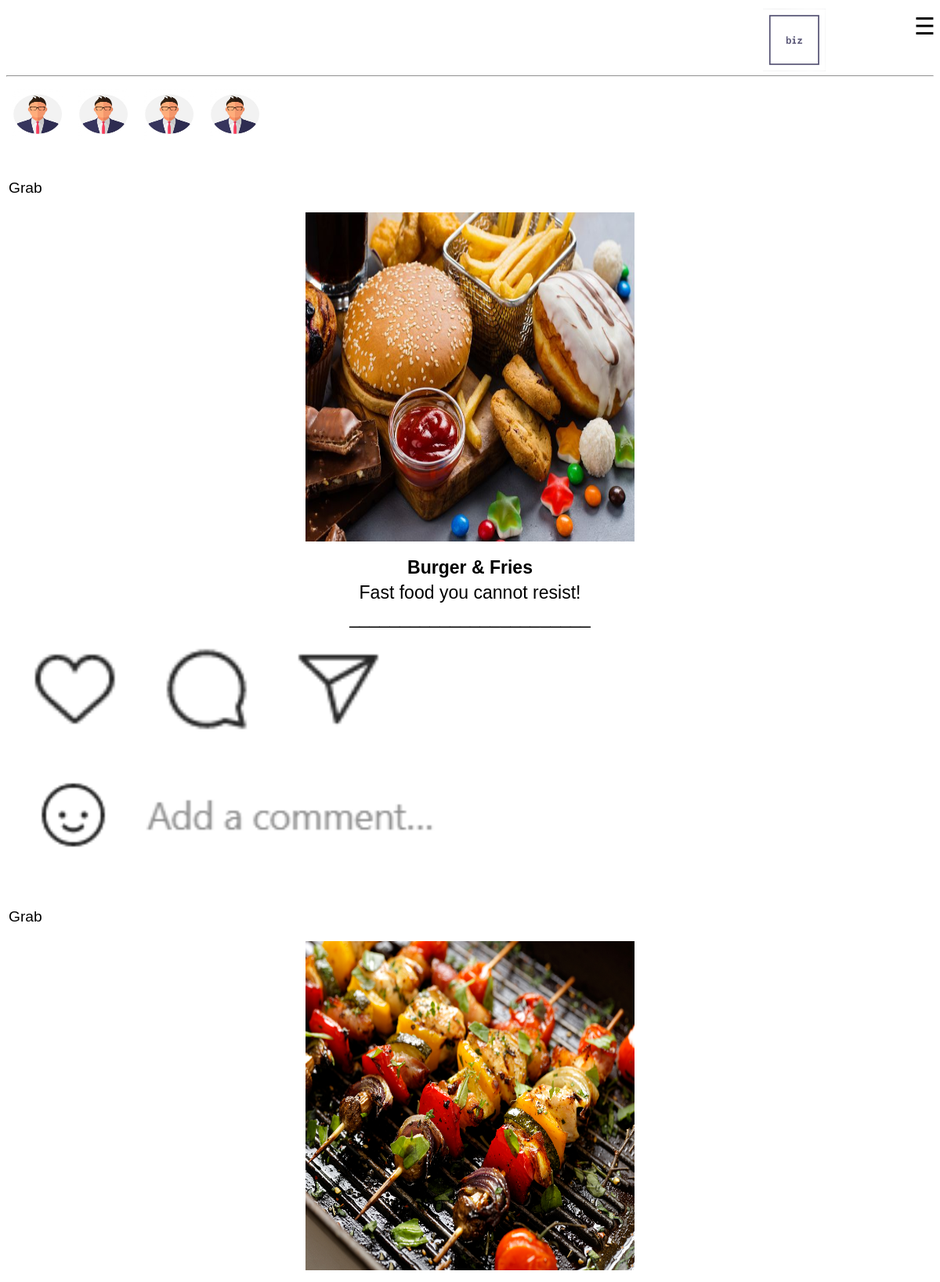
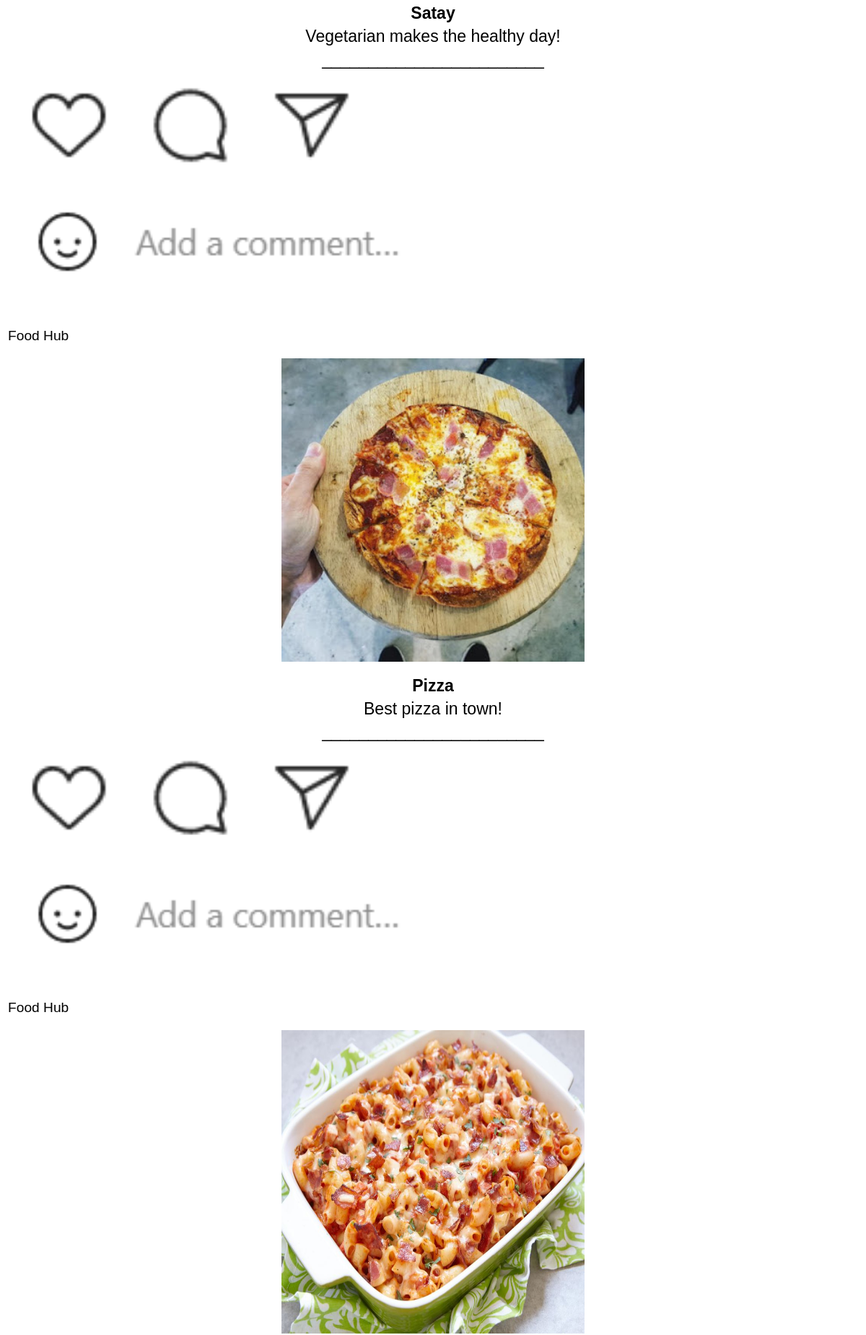
Page /customer/home.php (upper part) on the committed database (2 pictures, top to bottom).
### tables this page shows
CREATE TABLE `items` (
  `id` int(11) NOT NULL,
  `itemName` varchar(100) NOT NULL,
  `info` varchar(1000) NOT NULL,
  `picture` text DEFAULT NULL,
  `business` varchar(100) NOT NULL,
  `registration_date` datetime DEFAULT current_timestamp()
);

### customer/dbcontroller1.php (called while the page is built, shortened)
<?php
class DBController {
	private $host = "localhost";
	private $user = "root";
	private $password = "";
	private $database = "biz";
	function connectDB() {
		$conn = mysqli_connect($this->host,$this->user,$this->password,$this->database);
		return $conn;
	}
	function runQuery($query) {
		$result = mysqli_query($this->connectDB(), $query);
		while($row=mysqli_fetch_assoc($result)) {
			$resultset[] = $row;
		}
		if(!empty($resultset))
			return $resultset;
	}
}
?>

### customer/home.php (the view, shortened to what this page needs)
<!DOCTYPE html>
<html lang="en">
<head>
    <link rel="stylesheet" type="text/css" href="../style/style.css">
    <div class="header">
        <div class="logo">
            <img src="../style/logo.png" class="logoImg">
        </div>
        <div class="nav">
        <span style="font-size:30px; cursor:pointer;" onclick="openNav()">&#9776; </span>
        </div>
    </div>
    <hr>
</head>
<body>
<div class="story">
    <div>
        <a href="demo.php"><img src="../style/profileSample.jpg" class="profile"></a>
        <a href="demo.php"><img src="../style/profileSample.jpg" class="profile"></a>
        <a href="demo.php"><img src="../style/profileSample.jpg" class="profile"></a>
        <a href="demo.php"><img src="../style/profileSample.jpg" class="profile"></a>
    </div>
</div>
<br>
<br>
<?php
require_once("dbcontroller1.php");
$db_handle = new DBController();
$product_array = $db_handle->runQuery("SELECT * FROM items");
if (!empty($product_array)) {
    foreach($product_array as $key=>$value){
?>
<div class="productDiv">
    <form method="post" action="home.php?action=add&code=<?php echo $product_array[$key]["id"]; ?>">
    <div class="inDiv" style="margin: 3px; flex-direction: column; width: auto; text-align: left;">
        <p style="font-weight: normal; margin: 0px; left: 0;"><?php echo $product_array[$key]["business"]; ?></p>
    </div>
    <div class="inDiv" style="margin: 20px; flex-direction: column; width: auto; align-items: center;">
        <img src="<?php echo $product_array[$key]["picture"]; ?>" width="420vw" height="420vh" class="smallImg">
    </div>
    <div class="productDiv">
    <p style="font-weight: bold; margin: 0px;"><?php echo $product_array[$key]["itemName"]; ?></p>
        <p style="margin: 5px;"><?php echo $product_array[$key]["info"]; ?></p>
        <p style="margin: 0px; font-weight: light;">________________________</p>
        <img src="../style/like.png">
        <img src="../style/comment.png">
    </div>
    <br>
    <br>
    </form>
</div>
<?php
        }
}
?>
</body>
</html>

### style/style.css (style rules this page uses)
.story { display: flex; flex-direction: row; }
.profile { margin: 8px; width: 4em; height: 4em; }
.header { position: relative; width: 100%; height: 80px; }
.logo { position: absolute; margin: 3px; right: 175px; width: 40px; height: 40px; }
.nav { position: absolute; top: 8px; right: 15px; width: 10px; height: 10px; }
.logoImg { margin: 0px; width: 5em; height: 5em; }
.inDiv { display: flex; flex-direction: row; width: 33.33vw; }
.productDiv { display: flex; flex-direction: column; text-align: center; font-family: "Comic Sans MS", cursive, sans-serif; font-size: larger }

### rows in the picture
items: business "Grab", picture (picture), itemName "Burger & Fries", info "Fast food you cannot resist!"
items: business "Grab", picture (picture), itemName "Satay", info "Vegetarian makes the healthy day!"
items: business "Food Hub", picture (picture), itemName "Pizza", info "Best pizza in town!"
items: business "Food Hub", picture (picture)
